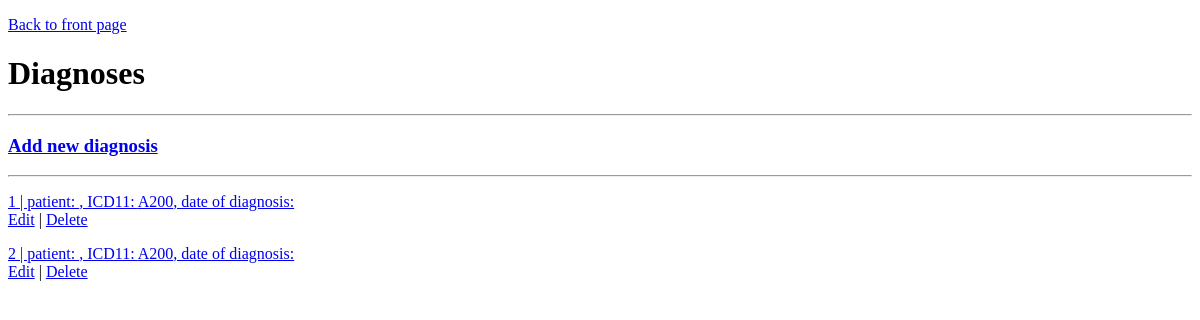
The page /diagnoses on the database as committed earlier.
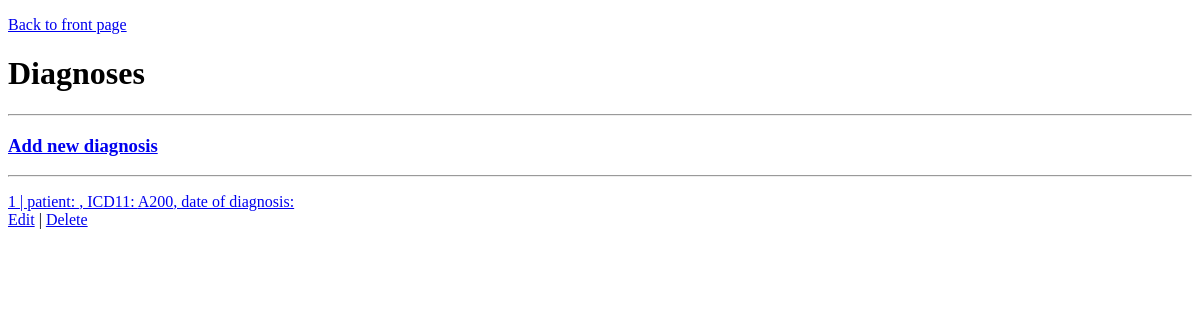
The same page on the database as committed later.
### tables this page shows
CREATE TABLE diagnoses (
    id INTEGER PRIMARY KEY,
    patientsId INTEGER,
    icd11 TEXT,
    diagnosisDate TEXT, 
    FOREIGN KEY (patientsId) REFERENCES patients (id)
);

### app.py (the view)
@app.route("/diagnoses")
def showDiagnoses():
    diagnoses= controller.getDiagnoses()
    return render_template("diagnosis_list.html", diagnoses= diagnoses)

### controller.py (called while the page is built)
def getDiagnoses(diagnosisId=None):
    if (diagnosisId is not None):
        query= "SELECT * FROM diagnoses WHERE id = ?"
        return db.query(query, [diagnosisId])[0]
    else:
        query= "SELECT * FROM diagnoses"
        return db.query(query)

### db.py (called while the page is built)
def getConnection():
    connection= sqlite3.connect("clinidata.db")
    connection.execute("PRAGMA foreign_keys = ON")
    connection.row_factory= sqlite3.Row
    return connection

def query(sql, params=[]):
    connection= getConnection()
    result= connection.execute(sql, params).fetchall()
    connection.close()
    return result

### templates/diagnosis_list.html (shortened to what this page needs)
<!DOCTYPE html>
<html>
<head>
</head>
<body>
     <p>
        <a href="/"> Back to front page </a>
    </p>
    <h1>Diagnoses</h1>
    <hr>
    <p>
        <h3>
            <a href="/diagnoses/add/form"> Add new diagnosis</a>
        </h3>
    </p>
    <hr>
    {% for diagnosis in diagnoses %}
    <p>
    <a href="/diagnoses/{{diagnosis.id}}"> {{diagnosis.id}} | patient: {{diagnosis.patientId}}, ICD11:  {{diagnosis.icd11}}, date of diagnosis: {{diagnosis.dateOfDiagnosis}} </a>
    <br>
    <a href="/diagnoses/{{diagnosis.id}}/edit"> Edit</a> |
    <a href="/diagnoses/{{diagnosis.id}}/delete"> Delete</a>
    </p>
    {% endfor %}
</body>
</html

Rows that differ between the two databases and show on the page:
removed diagnoses: id "2", icd11 "A200"
